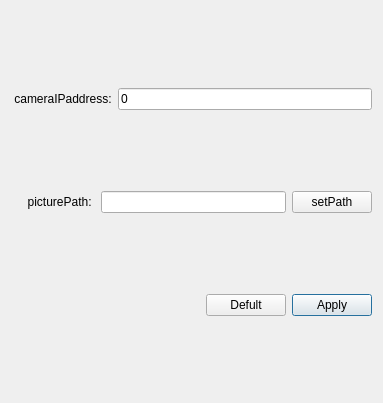
<?xml version="1.0" encoding="UTF-8"?>
<ui version="4.0">
 <class>SettingsDialog</class>
 <widget class="QDialog" name="SettingsDialog">
  <property name="geometry">
   <rect>
    <x>0</x>
    <y>0</y>
    <width>383</width>
    <height>403</height>
   </rect>
  </property>
  <property name="sizePolicy">
   <sizepolicy hsizetype="Fixed" vsizetype="Fixed">
    <horstretch>0</horstretch>
    <verstretch>0</verstretch>
   </sizepolicy>
  </property>
  <property name="windowTitle">
   <string>settings</string>
  </property>
  <widget class="QWidget" name="layoutWidget">
   <property name="geometry">
    <rect>
     <x>11</x>
     <y>13</y>
     <width>361</width>
     <height>381</height>
    </rect>
   </property>
   <layout class="QVBoxLayout" name="verticalLayout_2">
    <item>
     <layout class="QHBoxLayout" name="horizontalLayout_2">
      <item>
       <widget class="QLabel" name="label">
        <property name="text">
         <string> cameraIPaddress:</string>
        </property>
       </widget>
      </item>
      <item>
       <widget class="QLineEdit" name="IPaddress">
        <property name="text">
         <string>0</string>
        </property>
       </widget>
      </item>
     </layout>
    </item>
    <item>
     <layout class="QHBoxLayout" name="horizontalLayout_4">
      <item>
       <widget class="QLabel" name="label_8">
        <property name="text">
         <string>     picturePath: </string>
        </property>
       </widget>
      </item>
      <item>
       <widget class="QLineEdit" name="picturePath">
        <property name="text">
         <string/>
        </property>
       </widget>
      </item>
      <item>
       <widget class="QPushButton" name="setPath">
        <property name="focusPolicy">
         <enum>Qt::NoFocus</enum>
        </property>
        <property name="text">
         <string>setPath</string>
        </property>
       </widget>
      </item>
     </layout>
    </item>
    <item>
     <layout class="QHBoxLayout" name="horizontalLayout">
      <item>
       <spacer name="horizontalSpacer">
        <property name="orientation">
         <enum>Qt::Horizontal</enum>
        </property>
        <property name="sizeHint" stdset="0">
         <size>
          <width>118</width>
          <height>20</height>
         </size>
        </property>
       </spacer>
      </item>
      <item>
       <widget class="QPushButton" name="defultButton">
        <property name="focusPolicy">
         <enum>Qt::NoFocus</enum>
        </property>
        <property name="text">
         <string>Defult</string>
        </property>
       </widget>
      </item>
      <item>
       <widget class="QPushButton" name="applyButton">
        <property name="focusPolicy">
         <enum>Qt::StrongFocus</enum>
        </property>
        <property name="text">
         <string>Apply</string>
        </property>
       </widget>
      </item>
     </layout>
    </item>
   </layout>
  </widget>
 </widget>
 <resources/>
 <connections/>
</ui>
